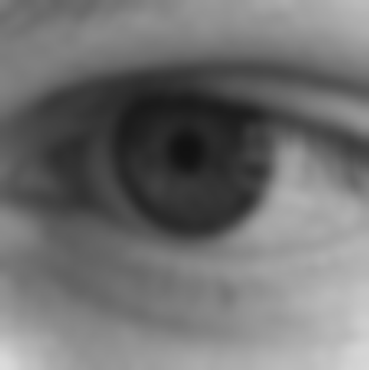
%> input picture S4/PO2/rozmazany.png, 369 x 371 px
$ octave Lab3.m   (GNU Octave 9; MATLAB toolbox functions it lacks are replaced by stand-ins)
%> lines starting %> are read from the running program, lines starting %| are printed output that depends on the picture
im=imread('rozmazany.png');
%> im is the input picture: size 371x369 uint8; min 17, max 255, mean 112.7
%imgray=rgb2gray(im);
im2=imread('ostry.png');
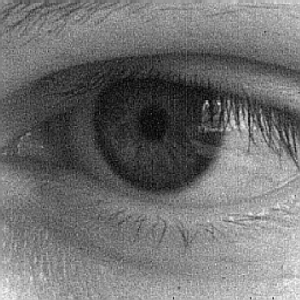
%> input picture S4/PO2/ostry.png, 300 x 300 px
%> im2 is the input picture: size 300x300x3 uint8; min 0, max 248, mean 112.6
imgray2=rgb2gray(im2);
imdouble=im2double(im);
imdouble2=im2double(imgray2);
%glcm = graycomatrix(imdouble/max(imdouble(:)));
%glcm = graycomatrix(imdouble,'Offset',[2 0])
[glcm, SI] = graycomatrix(imdouble,'NumLevels',255,'GrayLimits',[]);
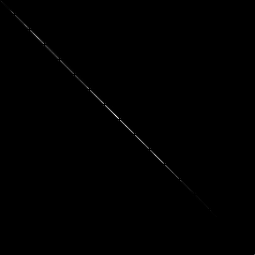
%> glcm: size 255x255 double; min 0, max 1174, mean 2.1; drawn with min black and max white
[glcm2, SI] = graycomatrix(imdouble2,'NumLevels',255,'GrayLimits',[]);
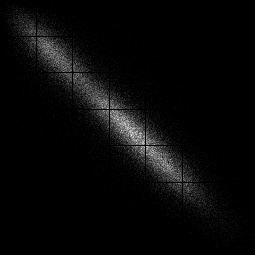
%> glcm2: size 255x255 double; min 0, max 41, mean 1.4; drawn with min black and max white
%> SI: size 300x300 double
%glcm = graycomatrix(glcm, 'offset', [0 1], 'Symmetric', true)
K=mat2gray(glcm)
reversedImg = 1-K;
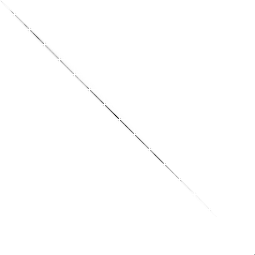
%> reversedImg: size 255x255 double; min 0, max 1, mean 0.998
K2=mat2gray(glcm2)
reversedImg2 = 1-K2;
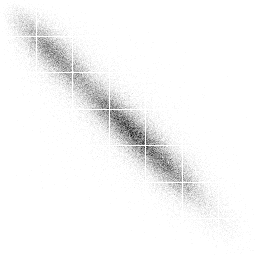
%> reversedImg2: size 255x255 double; min 0, max 1, mean 0.966

subplot(2,2,1);
imshow(imdouble);
xlabel({['Rozmazany']})
%imdouble=im2double(imgray);

subplot(2,2,2);
%imshow(im2);
%hist(glcm);
imshow(reversedImg);
%hist(graycomatrix(glcm, 'offset', [0 1], 'Symmetric', true));
xlabel({['Macierz']})
%imshow(imgray2);

subplot(2,2,3);
imshow(imdouble2);
xlabel({['Ostry']})

subplot(2,2,4);
imshow(reversedImg2);
%hist(graycomatrix(glcm, 'offset', [0 1], 'Symmetric', true));
xlabel({['Macierz']})
